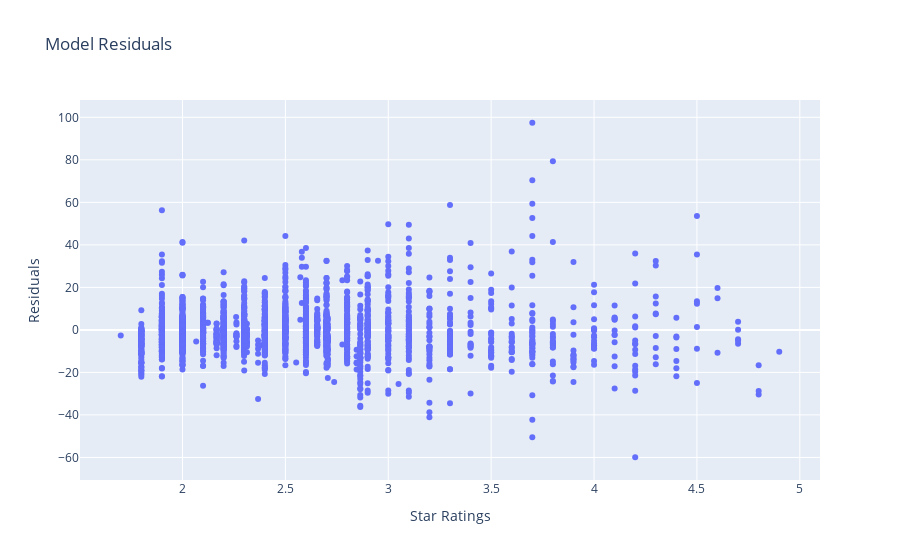

Write notebook code for a chart like this one.
### Code cell
# Look at the residuals over the Star Ratings
fig = go.Figure()
fig.add_trace(go.Scatter(
    x=X_train["Star_Rating"], 
    y=resort_model.resid, 
    name="Model Residuals", mode="markers"))

fig.update_layout(title="Model Residuals", xaxis_title="Star Ratings",
    yaxis_title="Residuals")

fig.show()

### Figure 1 — Plotly figure (JSON) as saved in the notebook; plotly's stock layout.template omitted (floating-point values rounded to 4 significant figures; data arrays with more than 128 entries replaced by an {"elided": "..."} marker saying what was removed)
{"data": [{"mode": "markers", "name": "Model Residuals", "type": "scatter", "x": {"elided": "2370 float values"}, "y": {"elided": "2370 float values"}}], "layout": {"title": {"text": "Model Residuals"}, "xaxis": {"title": {"text": "Star Ratings"}}, "yaxis": {"title": {"text": "Residuals"}}}}
